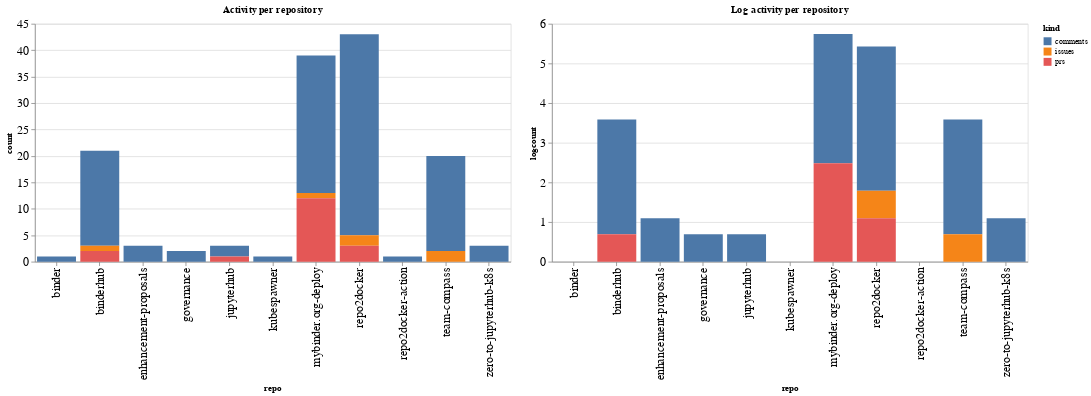

The cell this chart's notebook holds for it:
### Code cell
ch1 = alt.Chart(repo_summaries, width=600, title="Activity per repository").mark_bar().encode(
    x='repo',
    y='count',
    color='kind',
    tooltip="kind"
)

ch2 = alt.Chart(repo_summaries, width=600, title="Log activity per repository").mark_bar().encode(
    x='repo',
    y='logcount',
    color='kind',
    tooltip="kind"
)

ch1 | ch2

### Figure 1 — Vega-Lite specification as saved in the notebook (floating-point values rounded to 4 significant figures)
{"config": {"axisLeft": {"labelFontSize": 15}, "axisBottom": {"labelFontSize": 15}}, "hconcat": [{"mark": "bar", "encoding": {"color": {"type": "nominal", "field": "kind"}, "tooltip": {"type": "nominal", "field": "kind"}, "x": {"type": "nominal", "field": "repo"}, "y": {"type": "quantitative", "field": "count"}}, "title": "Activity per repository", "width": 600}, {"mark": "bar", "encoding": {"color": {"type": "nominal", "field": "kind"}, "tooltip": {"type": "nominal", "field": "kind"}, "x": {"type": "nominal", "field": "repo"}, "y": {"type": "quantitative", "field": "logcount"}}, "title": "Log activity per repository", "width": 600}], "data": {"name": "data-03673a6a7e48f734fd8387cc03b562c9"}, "$schema": "https://vega.github.io/schema/vega-lite/v4.8.1.json", "datasets": {"data-03673a6a7e48f734fd8387cc03b562c9": [{"repo": "binder", "kind": "comments", "count": 1, "logcount": 0.0}, {"repo": "binderhub", "kind": "comments", "count": 18, "logcount": 2.89}, {"repo": "binderhub", "kind": "issues", "count": 1, "logcount": 0.0}, {"repo": "binderhub", "kind": "prs", "count": 2, "logcount": 0.6931}, {"repo": "enhancement-proposals", "kind": "comments", "count": 3, "logcount": 1.099}, {"repo": "governance", "kind": "comments", "count": 2, "logcount": 0.6931}, {"repo": "jupyterhub", "kind": "comments", "count": 2, "logcount": 0.6931}, {"repo": "jupyterhub", "kind": "prs", "count": 1, "logcount": 0.0}, {"repo": "kubespawner", "kind": "comments", "count": 1, "logcount": 0.0}, {"repo": "mybinder.org-deploy", "kind": "comments", "count": 26, "logcount": 3.258}, {"repo": "mybinder.org-deploy", "kind": "issues", "count": 1, "logcount": 0.0}, {"repo": "mybinder.org-deploy", "kind": "prs", "count": 12, "logcount": 2.485}, {"repo": "repo2docker", "kind": "comments", "count": 38, "logcount": 3.638}, {"repo": "repo2docker", "kind": "issues", "count": 2, "logcount": 0.6931}, {"repo": "repo2docker", "kind": "prs", "count": 3, "logcount": 1.099}, {"repo": "repo2docker-action", "kind": "comments", "count": 1, "logcount": 0.0}, {"repo": "team-compass", "kind": "comments", "count": 18, "logcount": 2.89}, {"repo": "team-compass", "kind": "issues", "count": 2, "logcount": 0.6931}, {"repo": "zero-to-jupyterhub-k8s", "kind": "comments", "count": 3, "logcount": 1.099}]}}
